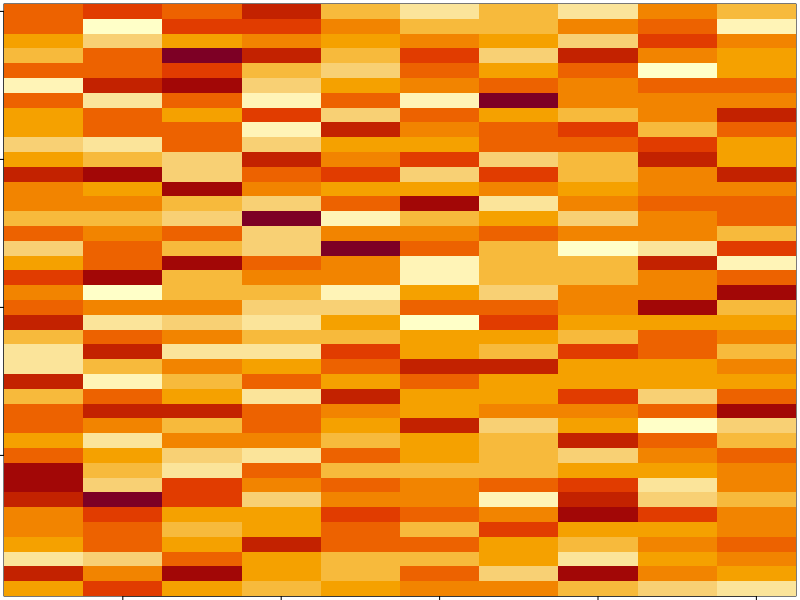
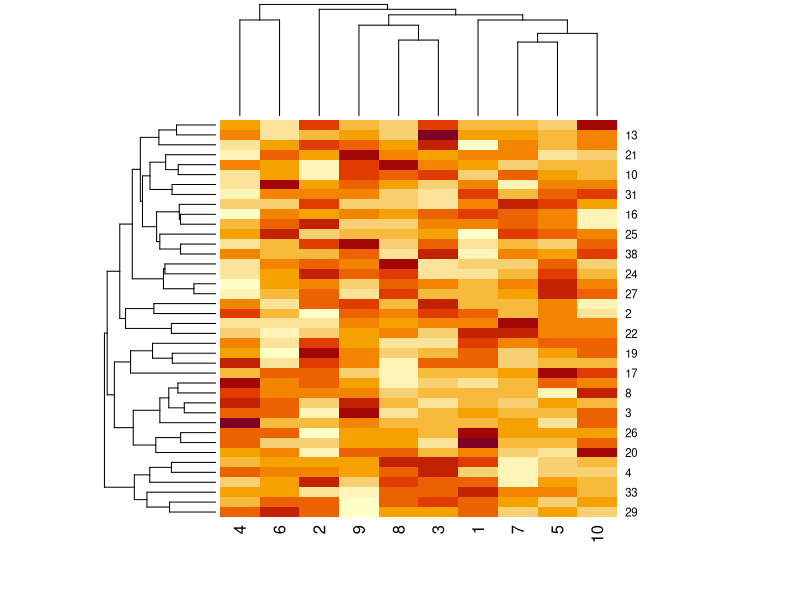
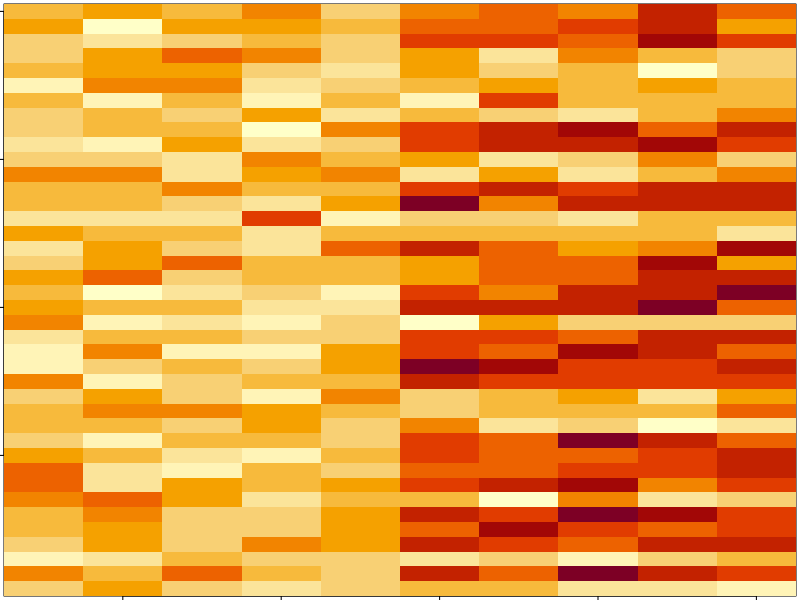
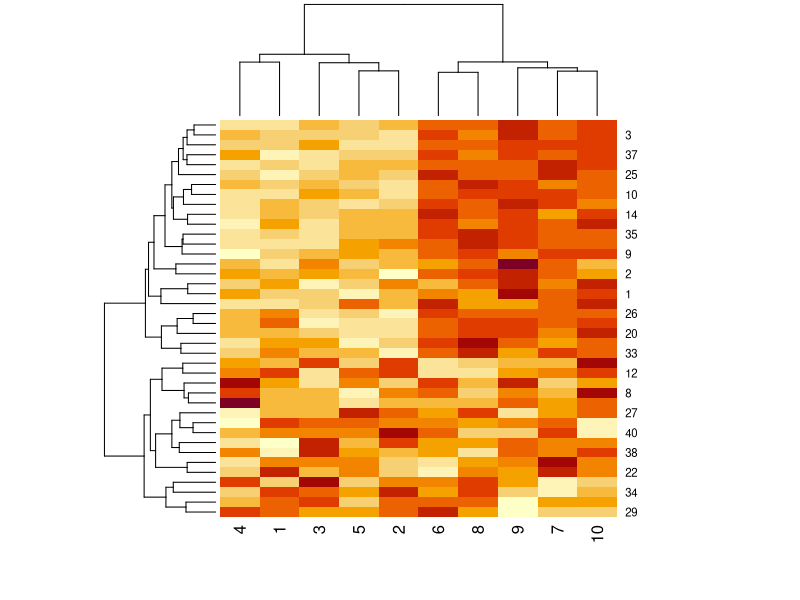
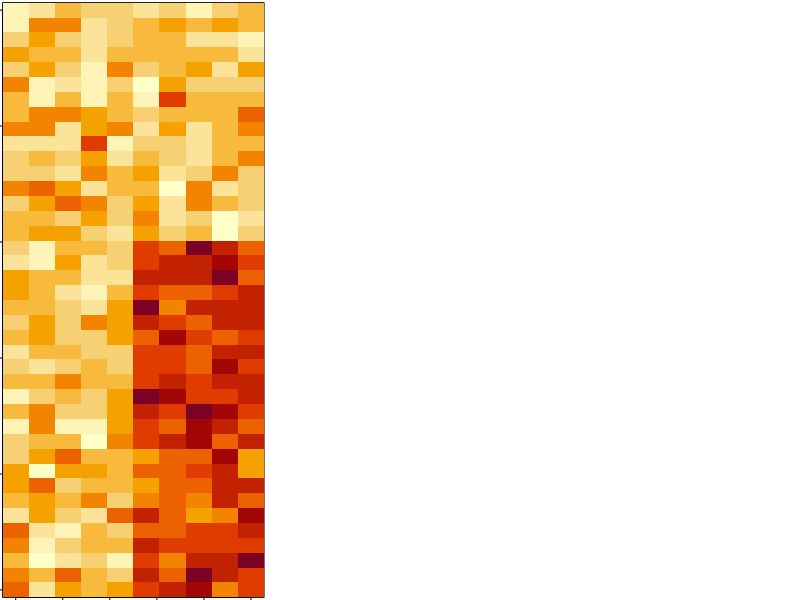

R code for these plots, in order:
set.seed(12345)
help(par)
par(mar = rep(0.2,4))
data_Matrix <-matrix(rnorm(400), nrow = 40)
image(1:10, 1:40, t(data_Matrix)[,nrow(data_Matrix):1])
par(mar = rep(0.2, 4))
heatmap(data_Matrix)
help(rbinom)
set.seed(678910)
for(i in 1:40){
  coin_Flip <- rbinom(1, size=1, prob=.5)
  if(coin_Flip){
    data_Matrix[i,] <- data_Matrix[i,] + rep(c(0,3), each=5)
  }
}
par(mar=rep(0.2, 4))
image(1:10, 1:40, t(data_Matrix)[,nrow(data_Matrix):1])
par(mar=rep(0.2, 4))
heatmap(data_Matrix)

hh<- hclust(dist(data_Matrix))
data_Matrix_Ordered <- data_Matrix[hh$order,]
par(mfrow = c(1,3))
image(t(data_Matrix_Ordered))[,nrow(data)]